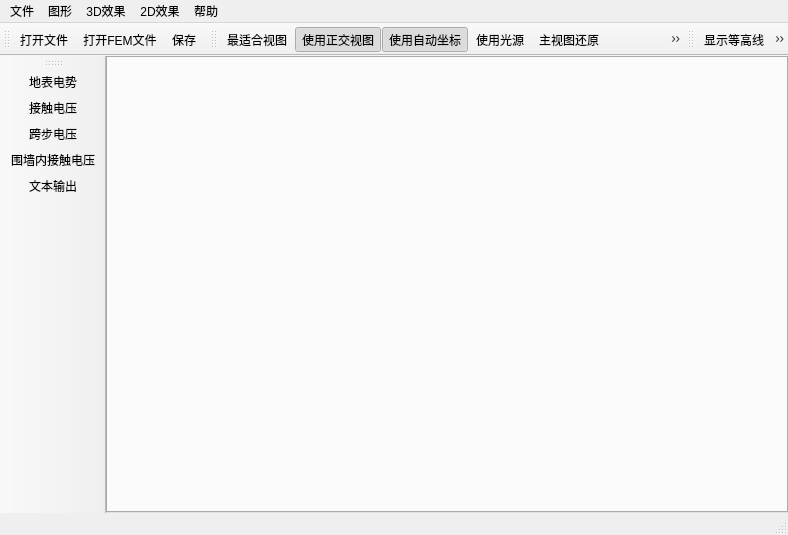
<?xml version="1.0" encoding="UTF-8"?>
<ui version="4.0">
 <class>Plot3DWindow</class>
 <widget class="QMainWindow" name="Plot3DWindow">
  <property name="windowModality">
   <enum>Qt::WindowModal</enum>
  </property>
  <property name="geometry">
   <rect>
    <x>0</x>
    <y>0</y>
    <width>788</width>
    <height>535</height>
   </rect>
  </property>
  <property name="windowTitle">
   <string>图形显示</string>
  </property>
  <property name="windowIcon">
   <iconset resource="../../windwalker.qrc">
    <normaloff>:/Plot3D/images/Plot3D/qwtplot.png</normaloff>:/Plot3D/images/Plot3D/qwtplot.png</iconset>
  </property>
  <widget class="QWidget" name="centralWidget">
   <layout class="QVBoxLayout" name="verticalLayout">
    <property name="leftMargin">
     <number>0</number>
    </property>
    <property name="topMargin">
     <number>0</number>
    </property>
    <property name="rightMargin">
     <number>0</number>
    </property>
    <property name="bottomMargin">
     <number>0</number>
    </property>
    <item>
     <widget class="QTabWidget" name="tabWidget">
      <property name="tabPosition">
       <enum>QTabWidget::South</enum>
      </property>
      <property name="tabShape">
       <enum>QTabWidget::Triangular</enum>
      </property>
      <property name="currentIndex">
       <number>-1</number>
      </property>
     </widget>
    </item>
   </layout>
  </widget>
  <widget class="QMenuBar" name="menuBar">
   <property name="geometry">
    <rect>
     <x>0</x>
     <y>0</y>
     <width>788</width>
     <height>23</height>
    </rect>
   </property>
   <widget class="QMenu" name="menu">
    <property name="title">
     <string>文件</string>
    </property>
    <addaction name="atn_Open"/>
    <addaction name="atn_OpenFEM"/>
    <addaction name="atn_Save"/>
    <addaction name="separator"/>
    <addaction name="atn_Exit"/>
   </widget>
   <widget class="QMenu" name="menu_3">
    <property name="title">
     <string>帮助</string>
    </property>
    <addaction name="action_3"/>
    <addaction name="action_4"/>
   </widget>
   <widget class="QMenu" name="menu_4">
    <property name="title">
     <string>3D效果</string>
    </property>
    <widget class="QMenu" name="menu_BoxDetail">
     <property name="enabled">
      <bool>true</bool>
     </property>
     <property name="title">
      <string>坐标盒子细节</string>
     </property>
     <addaction name="atn_Front"/>
     <addaction name="atn_Back"/>
     <addaction name="atn_Left"/>
     <addaction name="atn_Right"/>
     <addaction name="atn_Top"/>
     <addaction name="atn_Bottom"/>
    </widget>
    <widget class="QMenu" name="menu_7">
     <property name="title">
      <string>数据显示风格</string>
     </property>
     <addaction name="atn_PointStyle"/>
     <addaction name="atn_WireFrame"/>
     <addaction name="atn_HiddenLine"/>
     <addaction name="atn_Polygon"/>
     <addaction name="atn_FilledMesh"/>
     <addaction name="atn_NoData"/>
    </widget>
    <widget class="QMenu" name="menu_8">
     <property name="title">
      <string>投影风格</string>
     </property>
     <addaction name="atn_FloorNone"/>
     <addaction name="atn_FloorData"/>
     <addaction name="atn_FloorISO"/>
    </widget>
    <addaction name="atn_Box"/>
    <addaction name="atn_Axis"/>
    <addaction name="atn_AxisOff"/>
    <addaction name="separator"/>
    <addaction name="menu_BoxDetail"/>
    <addaction name="menu_7"/>
    <addaction name="menu_8"/>
    <addaction name="separator"/>
    <addaction name="atn_Fit"/>
    <addaction name="atn_Reset"/>
    <addaction name="atn_Ortho"/>
    <addaction name="atn_Light"/>
    <addaction name="atn_Legend"/>
    <addaction name="atn_AutoScale"/>
    <addaction name="atn_Grad"/>
    <addaction name="atn_Animation"/>
    <addaction name="separator"/>
    <addaction name="atn_Option"/>
   </widget>
   <widget class="QMenu" name="menu_6">
    <property name="title">
     <string>图形</string>
    </property>
    <widget class="QMenu" name="menu_9">
     <property name="title">
      <string>测试</string>
     </property>
     <addaction name="atn_Hat"/>
     <addaction name="atn_Rosenbrock"/>
     <addaction name="atn_Ripple"/>
     <addaction name="atn_Saddle"/>
     <addaction name="atn_Sombrero"/>
     <addaction name="atn_Torus"/>
     <addaction name="atn_SeaShells"/>
     <addaction name="atn_Boy"/>
     <addaction name="atn_Dini"/>
     <addaction name="atn_Cone"/>
    </widget>
    <addaction name="menu_9"/>
    <addaction name="separator"/>
    <addaction name="atn_Compute"/>
    <addaction name="atn_Touch"/>
    <addaction name="atn_Step"/>
    <addaction name="separator"/>
    <addaction name="atn_Touch_In"/>
    <addaction name="action"/>
    <addaction name="action_2"/>
    <addaction name="separator"/>
    <addaction name="atn_Text"/>
   </widget>
   <widget class="QMenu" name="menu2D">
    <property name="title">
     <string>2D效果</string>
    </property>
    <addaction name="atn_Denggaoxian"/>
    <addaction name="atn_Guangpu"/>
    <addaction name="atn_Huijie"/>
    <addaction name="atn_ShowConductor"/>
    <addaction name="atn_ConductorText"/>
    <addaction name="atn_PointVotage"/>
   </widget>
   <addaction name="menu"/>
   <addaction name="menu_6"/>
   <addaction name="menu_4"/>
   <addaction name="menu2D"/>
   <addaction name="menu_3"/>
  </widget>
  <widget class="QToolBar" name="toolBar_File">
   <property name="windowTitle">
    <string>文件工具栏</string>
   </property>
   <attribute name="toolBarArea">
    <enum>TopToolBarArea</enum>
   </attribute>
   <attribute name="toolBarBreak">
    <bool>false</bool>
   </attribute>
   <addaction name="atn_Open"/>
   <addaction name="atn_OpenFEM"/>
   <addaction name="atn_Save"/>
  </widget>
  <widget class="QStatusBar" name="statusBar"/>
  <widget class="QToolBar" name="toolBar_3D">
   <property name="windowTitle">
    <string>3D视图工具栏</string>
   </property>
   <attribute name="toolBarArea">
    <enum>TopToolBarArea</enum>
   </attribute>
   <attribute name="toolBarBreak">
    <bool>false</bool>
   </attribute>
   <addaction name="atn_Fit"/>
   <addaction name="atn_Ortho"/>
   <addaction name="atn_AutoScale"/>
   <addaction name="atn_Light"/>
   <addaction name="atn_Reset"/>
   <addaction name="atn_Legend"/>
   <addaction name="atn_Grad"/>
   <addaction name="atn_Animation"/>
   <addaction name="separator"/>
   <addaction name="atn_Box"/>
   <addaction name="atn_Axis"/>
   <addaction name="atn_AxisOff"/>
   <addaction name="separator"/>
   <addaction name="atn_Front"/>
   <addaction name="atn_Back"/>
   <addaction name="atn_Left"/>
   <addaction name="atn_Right"/>
   <addaction name="atn_Top"/>
   <addaction name="atn_Bottom"/>
   <addaction name="separator"/>
   <addaction name="atn_PointStyle"/>
   <addaction name="atn_WireFrame"/>
   <addaction name="atn_HiddenLine"/>
   <addaction name="atn_FilledMesh"/>
   <addaction name="atn_Polygon"/>
   <addaction name="atn_NoData"/>
   <addaction name="separator"/>
   <addaction name="atn_FloorData"/>
   <addaction name="atn_FloorISO"/>
   <addaction name="atn_FloorNone"/>
   <addaction name="separator"/>
  </widget>
  <widget class="QToolBar" name="toolBar_2D">
   <property name="windowTitle">
    <string>2D视图工具栏</string>
   </property>
   <attribute name="toolBarArea">
    <enum>TopToolBarArea</enum>
   </attribute>
   <attribute name="toolBarBreak">
    <bool>false</bool>
   </attribute>
   <addaction name="atn_Denggaoxian"/>
   <addaction name="atn_Guangpu"/>
   <addaction name="atn_Huijie"/>
   <addaction name="separator"/>
   <addaction name="atn_ShowConductor"/>
   <addaction name="atn_PointVotage"/>
   <addaction name="atn_ConductorText"/>
   <addaction name="separator"/>
  </widget>
  <widget class="QToolBar" name="toolBar_SelectView">
   <property name="windowTitle">
    <string>视图选择工具栏</string>
   </property>
   <property name="iconSize">
    <size>
     <width>48</width>
     <height>48</height>
    </size>
   </property>
   <property name="toolButtonStyle">
    <enum>Qt::ToolButtonIconOnly</enum>
   </property>
   <attribute name="toolBarArea">
    <enum>LeftToolBarArea</enum>
   </attribute>
   <attribute name="toolBarBreak">
    <bool>false</bool>
   </attribute>
   <addaction name="atn_Compute"/>
   <addaction name="atn_Touch"/>
   <addaction name="atn_Step"/>
   <addaction name="atn_Touch_In"/>
   <addaction name="atn_Text"/>
  </widget>
  <action name="atn_Open">
   <property name="icon">
    <iconset resource="../../windwalker.qrc">
     <normaloff>:/Plot3D/images/Plot3D/fileopen.png</normaloff>:/Plot3D/images/Plot3D/fileopen.png</iconset>
   </property>
   <property name="text">
    <string>打开文件</string>
   </property>
   <property name="shortcut">
    <string>Ctrl+O</string>
   </property>
  </action>
  <action name="atn_OpenFEM">
   <property name="icon">
    <iconset resource="../../windwalker.qrc">
     <normaloff>:/Plot3D/images/Plot3D/filecell.png</normaloff>:/Plot3D/images/Plot3D/filecell.png</iconset>
   </property>
   <property name="text">
    <string>打开FEM文件</string>
   </property>
  </action>
  <action name="atn_Animation">
   <property name="checkable">
    <bool>true</bool>
   </property>
   <property name="icon">
    <iconset resource="../../windwalker.qrc">
     <normaloff>:/Plot3D/images/Plot3D/movie.png</normaloff>:/Plot3D/images/Plot3D/movie.png</iconset>
   </property>
   <property name="text">
    <string>主视图自旋</string>
   </property>
  </action>
  <action name="atn_Exit">
   <property name="text">
    <string>退出</string>
   </property>
   <property name="shortcut">
    <string>Ctrl+Q</string>
   </property>
  </action>
  <action name="atn_Save">
   <property name="icon">
    <iconset resource="../../windwalker.qrc">
     <normaloff>:/Plot3D/images/Plot3D/savecontent.png</normaloff>:/Plot3D/images/Plot3D/savecontent.png</iconset>
   </property>
   <property name="text">
    <string>保存</string>
   </property>
   <property name="shortcut">
    <string>Ctrl+S</string>
   </property>
  </action>
  <action name="atn_Hat">
   <property name="checkable">
    <bool>true</bool>
   </property>
   <property name="checked">
    <bool>false</bool>
   </property>
   <property name="text">
    <string>Hat</string>
   </property>
  </action>
  <action name="atn_Rosenbrock">
   <property name="checkable">
    <bool>true</bool>
   </property>
   <property name="text">
    <string>Rosenbrock</string>
   </property>
  </action>
  <action name="atn_Ripple">
   <property name="checkable">
    <bool>true</bool>
   </property>
   <property name="text">
    <string>Ripple</string>
   </property>
  </action>
  <action name="atn_Saddle">
   <property name="checkable">
    <bool>true</bool>
   </property>
   <property name="text">
    <string>Saddle</string>
   </property>
  </action>
  <action name="atn_Sombrero">
   <property name="checkable">
    <bool>true</bool>
   </property>
   <property name="text">
    <string>Sombrero</string>
   </property>
  </action>
  <action name="atn_Torus">
   <property name="checkable">
    <bool>true</bool>
   </property>
   <property name="text">
    <string>Torus</string>
   </property>
  </action>
  <action name="atn_SeaShells">
   <property name="checkable">
    <bool>true</bool>
   </property>
   <property name="text">
    <string>SeaShell</string>
   </property>
  </action>
  <action name="atn_Boy">
   <property name="checkable">
    <bool>true</bool>
   </property>
   <property name="text">
    <string>Boy</string>
   </property>
  </action>
  <action name="atn_Dini">
   <property name="checkable">
    <bool>true</bool>
   </property>
   <property name="text">
    <string>Dini</string>
   </property>
  </action>
  <action name="atn_Cone">
   <property name="checkable">
    <bool>true</bool>
   </property>
   <property name="text">
    <string>Cone</string>
   </property>
  </action>
  <action name="atn_Box">
   <property name="checkable">
    <bool>true</bool>
   </property>
   <property name="checked">
    <bool>false</bool>
   </property>
   <property name="icon">
    <iconset resource="../../windwalker.qrc">
     <normaloff>:/Plot3D/images/Plot3D/box.png</normaloff>:/Plot3D/images/Plot3D/box.png</iconset>
   </property>
   <property name="text">
    <string>显示坐标盒子</string>
   </property>
  </action>
  <action name="atn_Axis">
   <property name="checkable">
    <bool>true</bool>
   </property>
   <property name="icon">
    <iconset resource="../../windwalker.qrc">
     <normaloff>:/Plot3D/images/Plot3D/frame.png</normaloff>:/Plot3D/images/Plot3D/frame.png</iconset>
   </property>
   <property name="text">
    <string>显示坐标轴</string>
   </property>
  </action>
  <action name="atn_AxisOff">
   <property name="checkable">
    <bool>true</bool>
   </property>
   <property name="checked">
    <bool>true</bool>
   </property>
   <property name="icon">
    <iconset resource="../../windwalker.qrc">
     <normaloff>:/Plot3D/images/Plot3D/grid.png</normaloff>:/Plot3D/images/Plot3D/grid.png</iconset>
   </property>
   <property name="text">
    <string>清除坐标</string>
   </property>
  </action>
  <action name="atn_Front">
   <property name="checkable">
    <bool>true</bool>
   </property>
   <property name="enabled">
    <bool>false</bool>
   </property>
   <property name="icon">
    <iconset resource="../../windwalker.qrc">
     <normaloff>:/Plot3D/images/Plot3D/gridfr.png</normaloff>:/Plot3D/images/Plot3D/gridfr.png</iconset>
   </property>
   <property name="text">
    <string>显示前端坐标</string>
   </property>
  </action>
  <action name="atn_Back">
   <property name="checkable">
    <bool>true</bool>
   </property>
   <property name="enabled">
    <bool>false</bool>
   </property>
   <property name="icon">
    <iconset resource="../../windwalker.qrc">
     <normaloff>:/Plot3D/images/Plot3D/gridb.png</normaloff>:/Plot3D/images/Plot3D/gridb.png</iconset>
   </property>
   <property name="text">
    <string>显示后端坐标</string>
   </property>
  </action>
  <action name="atn_Left">
   <property name="checkable">
    <bool>true</bool>
   </property>
   <property name="enabled">
    <bool>false</bool>
   </property>
   <property name="icon">
    <iconset resource="../../windwalker.qrc">
     <normaloff>:/Plot3D/images/Plot3D/gridl.png</normaloff>:/Plot3D/images/Plot3D/gridl.png</iconset>
   </property>
   <property name="text">
    <string>显示左端坐标</string>
   </property>
   <property name="toolTip">
    <string>显示左端坐标</string>
   </property>
  </action>
  <action name="atn_Right">
   <property name="checkable">
    <bool>true</bool>
   </property>
   <property name="enabled">
    <bool>false</bool>
   </property>
   <property name="icon">
    <iconset resource="../../windwalker.qrc">
     <normaloff>:/Plot3D/images/Plot3D/gridr.png</normaloff>:/Plot3D/images/Plot3D/gridr.png</iconset>
   </property>
   <property name="text">
    <string>显示右端坐标</string>
   </property>
   <property name="toolTip">
    <string>显示右端坐标</string>
   </property>
  </action>
  <action name="atn_Top">
   <property name="checkable">
    <bool>true</bool>
   </property>
   <property name="enabled">
    <bool>false</bool>
   </property>
   <property name="icon">
    <iconset resource="../../windwalker.qrc">
     <normaloff>:/Plot3D/images/Plot3D/gridc.png</normaloff>:/Plot3D/images/Plot3D/gridc.png</iconset>
   </property>
   <property name="text">
    <string>显示上端坐标</string>
   </property>
   <property name="toolTip">
    <string>显示上端坐标</string>
   </property>
  </action>
  <action name="atn_Bottom">
   <property name="checkable">
    <bool>true</bool>
   </property>
   <property name="enabled">
    <bool>false</bool>
   </property>
   <property name="icon">
    <iconset resource="../../windwalker.qrc">
     <normaloff>:/Plot3D/images/Plot3D/gridf.png</normaloff>:/Plot3D/images/Plot3D/gridf.png</iconset>
   </property>
   <property name="text">
    <string>显示下端坐标</string>
   </property>
   <property name="toolTip">
    <string>显示下端坐标</string>
   </property>
  </action>
  <action name="atn_PointStyle">
   <property name="checkable">
    <bool>true</bool>
   </property>
   <property name="icon">
    <iconset resource="../../windwalker.qrc">
     <normaloff>:/Plot3D/images/Plot3D/scattered.png</normaloff>:/Plot3D/images/Plot3D/scattered.png</iconset>
   </property>
   <property name="text">
    <string>点</string>
   </property>
  </action>
  <action name="atn_Polygon">
   <property name="checkable">
    <bool>true</bool>
   </property>
   <property name="icon">
    <iconset resource="../../windwalker.qrc">
     <normaloff>:/Plot3D/images/Plot3D/polygon.png</normaloff>:/Plot3D/images/Plot3D/polygon.png</iconset>
   </property>
   <property name="text">
    <string>多边形</string>
   </property>
   <property name="toolTip">
    <string>多边形</string>
   </property>
  </action>
  <action name="atn_WireFrame">
   <property name="checkable">
    <bool>true</bool>
   </property>
   <property name="icon">
    <iconset resource="../../windwalker.qrc">
     <normaloff>:/Plot3D/images/Plot3D/wireframe.png</normaloff>:/Plot3D/images/Plot3D/wireframe.png</iconset>
   </property>
   <property name="text">
    <string>线框(无遮蔽)</string>
   </property>
   <property name="toolTip">
    <string>线框(无遮蔽)</string>
   </property>
  </action>
  <action name="atn_FilledMesh">
   <property name="checkable">
    <bool>true</bool>
   </property>
   <property name="checked">
    <bool>true</bool>
   </property>
   <property name="icon">
    <iconset resource="../../windwalker.qrc">
     <normaloff>:/Plot3D/images/Plot3D/filledmesh.png</normaloff>:/Plot3D/images/Plot3D/filledmesh.png</iconset>
   </property>
   <property name="text">
    <string>填充的网格</string>
   </property>
  </action>
  <action name="atn_HiddenLine">
   <property name="checkable">
    <bool>true</bool>
   </property>
   <property name="icon">
    <iconset resource="../../windwalker.qrc">
     <normaloff>:/Plot3D/images/Plot3D/hiddenline.png</normaloff>:/Plot3D/images/Plot3D/hiddenline.png</iconset>
   </property>
   <property name="text">
    <string>线框(有遮蔽)</string>
   </property>
   <property name="toolTip">
    <string>线框(有遮蔽)</string>
   </property>
  </action>
  <action name="atn_NoData">
   <property name="checkable">
    <bool>true</bool>
   </property>
   <property name="icon">
    <iconset resource="../../windwalker.qrc">
     <normaloff>:/Plot3D/images/Plot3D/nodata.png</normaloff>:/Plot3D/images/Plot3D/nodata.png</iconset>
   </property>
   <property name="text">
    <string>隐藏数据</string>
   </property>
  </action>
  <action name="atn_FloorNone">
   <property name="checkable">
    <bool>true</bool>
   </property>
   <property name="checked">
    <bool>true</bool>
   </property>
   <property name="icon">
    <iconset resource="../../windwalker.qrc">
     <normaloff>:/Plot3D/images/Plot3D/floorempty.png</normaloff>:/Plot3D/images/Plot3D/floorempty.png</iconset>
   </property>
   <property name="text">
    <string>无投影</string>
   </property>
  </action>
  <action name="atn_FloorData">
   <property name="checkable">
    <bool>true</bool>
   </property>
   <property name="icon">
    <iconset resource="../../windwalker.qrc">
     <normaloff>:/Plot3D/images/Plot3D/floordata.png</normaloff>:/Plot3D/images/Plot3D/floordata.png</iconset>
   </property>
   <property name="text">
    <string>数据</string>
   </property>
  </action>
  <action name="atn_FloorISO">
   <property name="checkable">
    <bool>true</bool>
   </property>
   <property name="icon">
    <iconset resource="../../windwalker.qrc">
     <normaloff>:/Plot3D/images/Plot3D/flooriso.png</normaloff>:/Plot3D/images/Plot3D/flooriso.png</iconset>
   </property>
   <property name="text">
    <string>ISO</string>
   </property>
  </action>
  <action name="atn_Grad">
   <property name="checkable">
    <bool>true</bool>
   </property>
   <property name="icon">
    <iconset resource="../../windwalker.qrc">
     <normaloff>:/Plot3D/images/Plot3D/normals.png</normaloff>:/Plot3D/images/Plot3D/normals.png</iconset>
   </property>
   <property name="text">
    <string>显示梯度</string>
   </property>
  </action>
  <action name="atn_Reset">
   <property name="icon">
    <iconset resource="../../windwalker.qrc">
     <normaloff>:/Plot3D/images/Plot3D/reset.png</normaloff>:/Plot3D/images/Plot3D/reset.png</iconset>
   </property>
   <property name="text">
    <string>主视图还原</string>
   </property>
  </action>
  <action name="atn_Option">
   <property name="icon">
    <iconset resource="../../windwalker.qrc">
     <normaloff>:/Plot3D/images/Plot3D/settings.png</normaloff>:/Plot3D/images/Plot3D/settings.png</iconset>
   </property>
   <property name="text">
    <string>3D视图设置...</string>
   </property>
   <property name="toolTip">
    <string>设置...</string>
   </property>
  </action>
  <action name="atn_Ortho">
   <property name="checkable">
    <bool>true</bool>
   </property>
   <property name="checked">
    <bool>true</bool>
   </property>
   <property name="icon">
    <iconset resource="../../windwalker.qrc">
     <normaloff>:/Plot3D/images/Plot3D/orthogonal.png</normaloff>:/Plot3D/images/Plot3D/orthogonal.png</iconset>
   </property>
   <property name="text">
    <string>使用正交视图</string>
   </property>
  </action>
  <action name="atn_Light">
   <property name="checkable">
    <bool>true</bool>
   </property>
   <property name="icon">
    <iconset resource="../../windwalker.qrc">
     <normaloff>:/Plot3D/images/Plot3D/light.png</normaloff>:/Plot3D/images/Plot3D/light.png</iconset>
   </property>
   <property name="text">
    <string>使用光源</string>
   </property>
  </action>
  <action name="atn_Legend">
   <property name="checkable">
    <bool>true</bool>
   </property>
   <property name="icon">
    <iconset resource="../../windwalker.qrc">
     <normaloff>:/Plot3D/images/Plot3D/colorBar.png</normaloff>:/Plot3D/images/Plot3D/colorBar.png</iconset>
   </property>
   <property name="text">
    <string>显示图例</string>
   </property>
  </action>
  <action name="atn_AutoScale">
   <property name="checkable">
    <bool>true</bool>
   </property>
   <property name="checked">
    <bool>true</bool>
   </property>
   <property name="icon">
    <iconset resource="../../windwalker.qrc">
     <normaloff>:/Plot3D/images/Plot3D/autoscale.png</normaloff>:/Plot3D/images/Plot3D/autoscale.png</iconset>
   </property>
   <property name="text">
    <string>使用自动坐标</string>
   </property>
  </action>
  <action name="atn_Compute">
   <property name="checkable">
    <bool>true</bool>
   </property>
   <property name="checked">
    <bool>false</bool>
   </property>
   <property name="icon">
    <iconset resource="../../windwalker.qrc">
     <normaloff>:/Other/images/Other/hip.png</normaloff>:/Other/images/Other/hip.png</iconset>
   </property>
   <property name="text">
    <string>地表电势</string>
   </property>
  </action>
  <action name="atn_Touch">
   <property name="checkable">
    <bool>true</bool>
   </property>
   <property name="icon">
    <iconset resource="../../windwalker.qrc">
     <normaloff>:/Other/images/Other/卡通动物图标下载2.png</normaloff>:/Other/images/Other/卡通动物图标下载2.png</iconset>
   </property>
   <property name="text">
    <string>接触电压</string>
   </property>
   <property name="toolTip">
    <string>接触电压</string>
   </property>
  </action>
  <action name="atn_Step">
   <property name="checkable">
    <bool>true</bool>
   </property>
   <property name="icon">
    <iconset resource="../../windwalker.qrc">
     <normaloff>:/Other/images/Other/卡通动物图标下载5.png</normaloff>:/Other/images/Other/卡通动物图标下载5.png</iconset>
   </property>
   <property name="text">
    <string>跨步电压</string>
   </property>
  </action>
  <action name="atn_Touch_In">
   <property name="checkable">
    <bool>true</bool>
   </property>
   <property name="icon">
    <iconset resource="../../windwalker.qrc">
     <normaloff>:/Other/images/Other/卡通动物图标下载1.png</normaloff>:/Other/images/Other/卡通动物图标下载1.png</iconset>
   </property>
   <property name="text">
    <string>围墙内接触电压</string>
   </property>
   <property name="toolTip">
    <string>围墙内接触电压</string>
   </property>
  </action>
  <action name="action">
   <property name="text">
    <string>三维图形</string>
   </property>
  </action>
  <action name="action_2">
   <property name="text">
    <string>二维图形</string>
   </property>
   <property name="toolTip">
    <string>二维图形</string>
   </property>
  </action>
  <action name="atn_Denggaoxian">
   <property name="checkable">
    <bool>true</bool>
   </property>
   <property name="checked">
    <bool>false</bool>
   </property>
   <property name="icon">
    <iconset resource="../../windwalker.qrc">
     <normaloff>:/Other/images/Other/earth.png</normaloff>:/Other/images/Other/earth.png</iconset>
   </property>
   <property name="text">
    <string>显示等高线</string>
   </property>
  </action>
  <action name="atn_Guangpu">
   <property name="checkable">
    <bool>true</bool>
   </property>
   <property name="checked">
    <bool>true</bool>
   </property>
   <property name="icon">
    <iconset resource="../../windwalker.qrc">
     <normaloff>:/Other/images/Other/Chess.png</normaloff>:/Other/images/Other/Chess.png</iconset>
   </property>
   <property name="text">
    <string>显示光谱图</string>
   </property>
  </action>
  <action name="atn_Huijie">
   <property name="checkable">
    <bool>true</bool>
   </property>
   <property name="icon">
    <iconset resource="../../windwalker.qrc">
     <normaloff>:/Other/images/Other/earth_black.png</normaloff>:/Other/images/Other/earth_black.png</iconset>
   </property>
   <property name="text">
    <string>显示灰阶</string>
   </property>
  </action>
  <action name="action_3">
   <property name="text">
    <string>帮助索引...</string>
   </property>
  </action>
  <action name="action_4">
   <property name="text">
    <string>关于...</string>
   </property>
  </action>
  <action name="atn_Text">
   <property name="icon">
    <iconset resource="../../windwalker.qrc">
     <normaloff>:/Other/images/Other/text.png</normaloff>:/Other/images/Other/text.png</iconset>
   </property>
   <property name="text">
    <string>文本输出</string>
   </property>
  </action>
  <action name="atn_ShowConductor">
   <property name="checkable">
    <bool>true</bool>
   </property>
   <property name="icon">
    <iconset resource="../../windwalker.qrc">
     <normaloff>:/Other/images/Other/grid.png</normaloff>:/Other/images/Other/grid.png</iconset>
   </property>
   <property name="text">
    <string>显示网格</string>
   </property>
  </action>
  <action name="atn_ConductorText">
   <property name="checkable">
    <bool>true</bool>
   </property>
   <property name="icon">
    <iconset resource="../../windwalker.qrc">
     <normaloff>:/Plot3D/images/Plot3D/text.png</normaloff>:/Plot3D/images/Plot3D/text.png</iconset>
   </property>
   <property name="text">
    <string>显示导体信息</string>
   </property>
  </action>
  <action name="atn_Fit">
   <property name="icon">
    <iconset resource="../../windwalker.qrc">
     <normaloff>:/GroundingCAD/images/GroundingCAD/zoom_best_fit.png</normaloff>:/GroundingCAD/images/GroundingCAD/zoom_best_fit.png</iconset>
   </property>
   <property name="text">
    <string>最适合视图</string>
   </property>
  </action>
  <action name="atn_PointVotage">
   <property name="checkable">
    <bool>true</bool>
   </property>
   <property name="icon">
    <iconset resource="../../windwalker.qrc">
     <normaloff>:/Plot3D/images/Plot3D/circle.png</normaloff>:/Plot3D/images/Plot3D/circle.png</iconset>
   </property>
   <property name="text">
    <string>显示电压节点</string>
   </property>
  </action>
 </widget>
 <layoutdefault spacing="6" margin="11"/>
 <resources>
  <include location="../../windwalker.qrc"/>
 </resources>
 <connections>
  <connection>
   <sender>atn_Box</sender>
   <signal>toggled(bool)</signal>
   <receiver>atn_Back</receiver>
   <slot>setEnabled(bool)</slot>
   <hints>
    <hint type="sourcelabel">
     <x>-1</x>
     <y>-1</y>
    </hint>
    <hint type="destinationlabel">
     <x>-1</x>
     <y>-1</y>
    </hint>
   </hints>
  </connection>
  <connection>
   <sender>atn_Box</sender>
   <signal>toggled(bool)</signal>
   <receiver>atn_Bottom</receiver>
   <slot>setEnabled(bool)</slot>
   <hints>
    <hint type="sourcelabel">
     <x>-1</x>
     <y>-1</y>
    </hint>
    <hint type="destinationlabel">
     <x>-1</x>
     <y>-1</y>
    </hint>
   </hints>
  </connection>
  <connection>
   <sender>atn_Box</sender>
   <signal>toggled(bool)</signal>
   <receiver>atn_Front</receiver>
   <slot>setEnabled(bool)</slot>
   <hints>
    <hint type="sourcelabel">
     <x>-1</x>
     <y>-1</y>
    </hint>
    <hint type="destinationlabel">
     <x>-1</x>
     <y>-1</y>
    </hint>
   </hints>
  </connection>
  <connection>
   <sender>atn_Box</sender>
   <signal>toggled(bool)</signal>
   <receiver>atn_Left</receiver>
   <slot>setEnabled(bool)</slot>
   <hints>
    <hint type="sourcelabel">
     <x>-1</x>
     <y>-1</y>
    </hint>
    <hint type="destinationlabel">
     <x>-1</x>
     <y>-1</y>
    </hint>
   </hints>
  </connection>
  <connection>
   <sender>atn_Box</sender>
   <signal>toggled(bool)</signal>
   <receiver>atn_Right</receiver>
   <slot>setEnabled(bool)</slot>
   <hints>
    <hint type="sourcelabel">
     <x>-1</x>
     <y>-1</y>
    </hint>
    <hint type="destinationlabel">
     <x>-1</x>
     <y>-1</y>
    </hint>
   </hints>
  </connection>
  <connection>
   <sender>atn_Box</sender>
   <signal>toggled(bool)</signal>
   <receiver>atn_Top</receiver>
   <slot>setEnabled(bool)</slot>
   <hints>
    <hint type="sourcelabel">
     <x>-1</x>
     <y>-1</y>
    </hint>
    <hint type="destinationlabel">
     <x>-1</x>
     <y>-1</y>
    </hint>
   </hints>
  </connection>
  <connection>
   <sender>atn_Exit</sender>
   <signal>triggered()</signal>
   <receiver>Plot3DWindow</receiver>
   <slot>close()</slot>
   <hints>
    <hint type="sourcelabel">
     <x>-1</x>
     <y>-1</y>
    </hint>
    <hint type="destinationlabel">
     <x>365</x>
     <y>239</y>
    </hint>
   </hints>
  </connection>
 </connections>
</ui>
